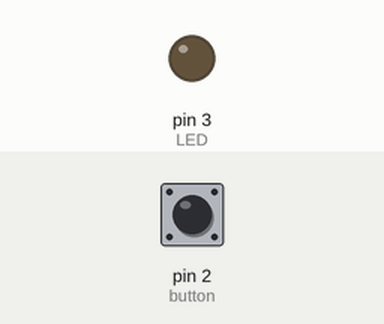
Recording of a sketch running on a simulated Arduino Uno, built with avr-gcc and run on an emulated ATmega328P. On the bench: output pins drawn as LEDs (lit = HIGH). The test bench sets the inputs (shaded band); at power-on: pin 2 (button) HIGH.

Above: at 1.2 s.
1.3 s: pin 2 (button) pulled LOW for 0.15 s
At 1.4 s:
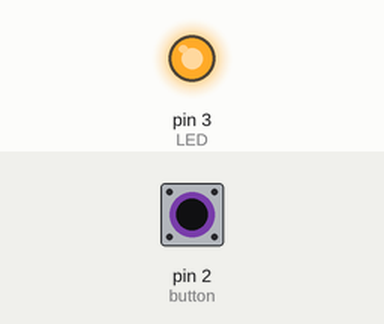
3.0 s: pin 2 (button) pulled LOW for 3.2 s
At 7.0 s:
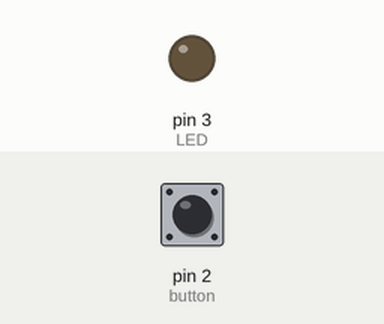
Timing chart, 0 to 8.5 s (numbered marks = the images above; inputs shaded):
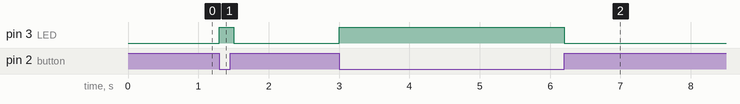

The sketch:

lesson_3.2.ino
```cpp
/*
  keyestudio sun_follower
  lesson 3.2
  button
  http://www.keyestudio.com
*/
#define LED 3 //define the LED pin as D3
#define button 2 //define the pin of the push button module as D2
volatile int buttonState;  //the state of the level output by the push

void setup()
{
  Serial.begin(9600); //set baud rate to 9600
  pinMode(button, INPUT); // initialize digital pin button as an input.
  pinMode(LED, OUTPUT); // initialize digital pin LED as an output.
}

void loop ()
{
  buttonState = digitalRead(button);    //read the state of the push button module
  if (buttonState == 0) //if the button is pressed
  {
    digitalWrite(LED, HIGH);  //the LED lights up
  }
  else
  {
    digitalWrite(LED, LOW);   //the LED is off
  }
  delay(100); //delay in 100ms
}
```

Measured:
- after the input at 1.3 s, pin 3 (LED): LOW → HIGH at once, → LOW 0.20 s later
- after the input at 3.0 s, pin 3 (LED): LOW → HIGH at once, → LOW 3.2 s later
